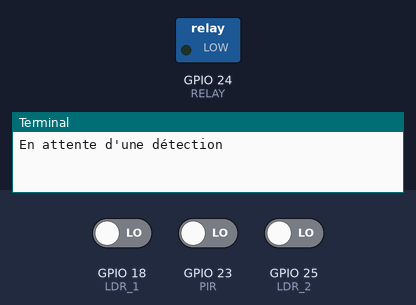
A program run on a simulated Raspberry Pi (BCM pin numbers). On the bench: switched loads named in the program (green lamp = pin HIGH), the last lines printed to the terminal. Inputs (shaded band) come from the test bench; at power-on: GPIO 23 (PIR) LOW, GPIO 25 (LDR_2) LOW, GPIO 18 (LDR_1) LOW.

Above: at 1.2 s.
1.3 s: GPIO 23 (PIR) driven HIGH
At 2.5 s:
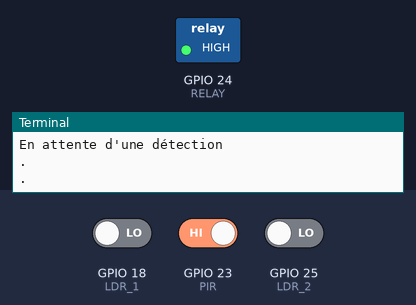
2.8 s: GPIO 25 (LDR_2) driven HIGH
At 3.7 s:
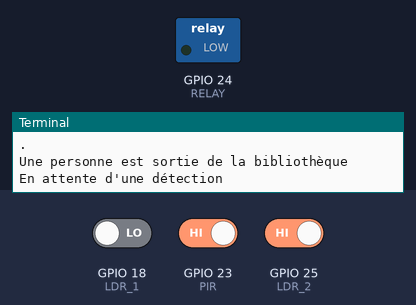
Timing chart, 0 to 5.8 s (numbered marks = the images above; inputs shaded):
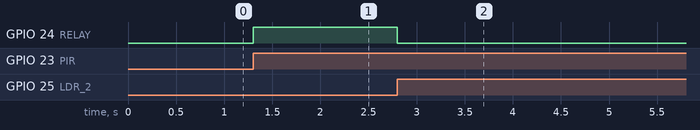

Measured:
- after the input at 1.3 s, GPIO 24 (RELAY): LOW → HIGH at once
- after the input at 2.8 s, GPIO 24 (RELAY): HIGH → LOW at once

The program:

Code_Raspberry_pi.py
```python
import RPi.GPIO as GPIO #permet d'utiliser les pins GPIO du PI
import requests #permet de dialoguer avec le serveur
import time #pour que le PI aie la notion du temps

GPIO.setmode(GPIO.BCM) #permet d'utiliser les pin GPIO et non celle noté sur le PI
GPIO.setwarnings(False)

X = 0#restet des variables en début de prog
TEMP = 0#restet des variables en début de prog
IN = 0

DELAY_RELAY = 0.5#Temps en milliseconde permettant au laser d'arriver sur les LDR
DURING = 30#"temps" que le programme boucle dans la detection des LDR avant que le programme revienne a la partie détection du PIR
URL = 'https://library-raspberry-ws.herokuapp.com/passage/more'

LDR_1 = 18#Pin GPIO.18 du PI
LDR_2 = 25#Pin GPIO.25 du PI
PIR = 23#Pin GPIO.23 du PI
RELAY = 24#Pin GPIO.24 du PI

GPIO.setup(PIR, GPIO.IN)#SET des pin en entrées
GPIO.setup(LDR_1, GPIO.IN)#SET des pin en entrées
GPIO.setup(LDR_2, GPIO.IN)#SET des pin en entrées
GPIO.setup(RELAY,GPIO.OUT)#SET de la pin de sortie pour le transistor
GPIO.output(RELAY, GPIO.LOW) # on coupe les LASERS

while True : #"Void loop"

    while X == 0: #tant que X vaut 0

        print("En attente d'une détection") #pour bien vérifier dans la boite de dialogue le code est a cet endroit la

        Detected = GPIO.wait_for_edge(PIR, GPIO.RISING) #en attente d'un Flanc montant de la par du capteur PIR, afin de rentrer une seule fois dans le code

        if Detected is None : #si il ne détecte rien , il ne fait rien

            print() #il ne fait rien

        else: #si il détecte quelque chose, alors X = 1 , ce qui veut dire qu'il va sortie de la boucle while et il va continuer le code

            X += 1 #j'aurais très bien pu utiliser une "break" permettant ainsi de sortir de la boucle et de continuer le programme

    while (TEMP < DURING):

        GPIO.output(RELAY, GPIO.HIGH)# on allume les LASERS

        time.sleep(DELAY_RELAY)

        if (GPIO.input(LDR_1) == 1) and (GPIO.input(LDR_2) == 1) : #si les 2 faisceaux sont coupé , alors c'est qu'il y a quelqu'un sous la porte et devant les capteurs

            print("Une personne est sous la porte")

            break #permet de sortir d'une boucle (dans ce cas ci, la boucle for)

        elif (GPIO.input(LDR_1) == 1) and (GPIO.input(LDR_2) == 0) : #si le faisceau du côté à l'extérieur de la biblio est coupé en prémier , alors c'est qu'un personne rentre

            IN = 1

            break #permet de sortir d'une boucle (dans ce cas ci, la boucle for)

        elif (GPIO.input(LDR_1) == 0) and (GPIO.input(LDR_2) == 1): #si le faisceau du côté à l'intérieur de la biblio est coupé en prémier , alors c'est qu'un personne sort

            print("Une personne est sortie de la bibliothèque") # requête prersonne -1

            break #permet de sortir d'une boucle (dans ce cas ci, la boucle for)

        else:

                TEMP += 1

                print(".") # en attente d'une coupure de faisceau

    if IN == 1 :

        res = requests.get(URL)

        print(res.json(),' personnes sont dans la bibliothèque')

    GPIO.output(RELAY, GPIO.LOW) # on coupe les LASERS

    X = 0 #reset de la variable X permettant de rerentrer dans la boucle du capteur PIR
    IN = 0
    TEMP = 0

    continue # permet de revenir a la première boucle while
```
